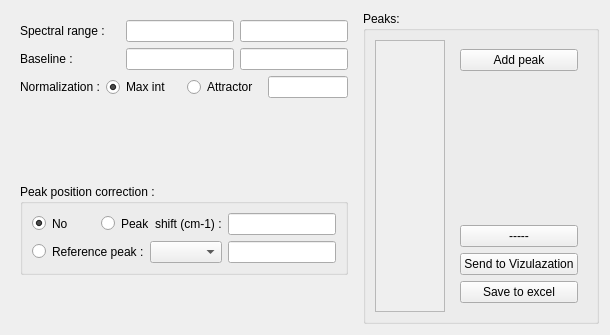
              <widget class="QWidget" name="fit_model_editor">
               <attribute name="title">
                <string>FITSPY_ model editor</string>
               </attribute>
               <layout class="QVBoxLayout" name="verticalLayout_14" stretch="0">
                <item>
                 <layout class="QHBoxLayout" name="horizontalLayout_9" stretch="0">
                  <item>
                   <widget class="QWidget" name="widget_17" native="true">
                    <layout class="QHBoxLayout" name="horizontalLayout_44" stretch="0,70">
                     <property name="leftMargin">
                      <number>0</number>
                     </property>
                     <property name="topMargin">
                      <number>0</number>
                     </property>
                     <property name="rightMargin">
                      <number>0</number>
                     </property>
                     <property name="bottomMargin">
                      <number>0</number>
                     </property>
                     <item>
                      <widget class="QWidget" name="widget_5" native="true">
                       <layout class="QVBoxLayout" name="verticalLayout_29" stretch="0,25,0,30,5,15">
                        <item>
                         <layout class="QHBoxLayout" name="horizontalLayout_50">
                          <item>
                           <widget class="QLabel" name="label_41">
                            <property name="text">
                             <string>Spectral range :</string>
                            </property>
                           </widget>
                          </item>
                          <item>
                           <widget class="QLineEdit" name="lineEdit_27">
                            <property name="sizePolicy">
                             <sizepolicy hsizetype="Fixed" vsizetype="Fixed">
                              <horstretch>0</horstretch>
                              <verstretch>0</verstretch>
                             </sizepolicy>
                            </property>
                            <property name="minimumSize">
                             <size>
                              <width>20</width>
                              <height>0</height>
                             </size>
                            </property>
                           </widget>
                          </item>
                          <item>
                           <widget class="QLineEdit" name="lineEdit_30">
                            <property name="sizePolicy">
                             <sizepolicy hsizetype="Fixed" vsizetype="Fixed">
                              <horstretch>0</horstretch>
                              <verstretch>0</verstretch>
                             </sizepolicy>
                            </property>
                            <property name="minimumSize">
                             <size>
                              <width>20</width>
                              <height>0</height>
                             </size>
                            </property>
                           </widget>
                          </item>
                         </layout>
                        </item>
                        <item>
                         <layout class="QHBoxLayout" name="horizontalLayout_57">
                          <item>
                           <widget class="QLabel" name="label_37">
                            <property name="text">
                             <string>Baseline :</string>
                            </property>
                           </widget>
                          </item>
                          <item>
                           <widget class="QLineEdit" name="lineEdit_26">
                            <property name="sizePolicy">
                             <sizepolicy hsizetype="Fixed" vsizetype="Maximum">
                              <horstretch>0</horstretch>
                              <verstretch>0</verstretch>
                             </sizepolicy>
                            </property>
                            <property name="minimumSize">
                             <size>
                              <width>10</width>
                              <height>0</height>
                             </size>
                            </property>
                           </widget>
                          </item>
                          <item>
                           <widget class="QLineEdit" name="lineEdit_18">
                            <property name="sizePolicy">
                             <sizepolicy hsizetype="Fixed" vsizetype="Fixed">
                              <horstretch>0</horstretch>
                              <verstretch>0</verstretch>
                             </sizepolicy>
                            </property>
                            <property name="minimumSize">
                             <size>
                              <width>20</width>
                              <height>0</height>
                             </size>
                            </property>
                           </widget>
                          </item>
                         </layout>
                        </item>
                        <item>
                         <layout class="QHBoxLayout" name="horizontalLayout_36">
                          <item>
                           <widget class="QLabel" name="label_33">
                            <property name="text">
                             <string>Normalization :</string>
                            </property>
                           </widget>
                          </item>
                          <item>
                           <widget class="QRadioButton" name="radioButton">
                            <property name="text">
                             <string>Max int</string>
                            </property>
                            <property name="checked">
                             <bool>true</bool>
                            </property>
                           </widget>
                          </item>
                          <item>
                           <widget class="QRadioButton" name="radioButton_4">
                            <property name="text">
                             <string>Attractor</string>
                            </property>
                           </widget>
                          </item>
                          <item>
                           <widget class="QLineEdit" name="lineEdit_3">
                            <property name="sizePolicy">
                             <sizepolicy hsizetype="Fixed" vsizetype="Fixed">
                              <horstretch>0</horstretch>
                              <verstretch>0</verstretch>
                             </sizepolicy>
                            </property>
                            <property name="minimumSize">
                             <size>
                              <width>20</width>
                              <height>0</height>
                             </size>
                            </property>
                            <property name="maximumSize">
                             <size>
                              <width>80</width>
                              <height>16777215</height>
                             </size>
                            </property>
                           </widget>
                          </item>
                         </layout>
                        </item>
                        <item>
                         <spacer name="verticalSpacer">
                          <property name="orientation">
                           <enum>Qt::Vertical</enum>
                          </property>
                          <property name="sizeHint" stdset="0">
                           <size>
                            <width>20</width>
                            <height>40</height>
                           </size>
                          </property>
                         </spacer>
                        </item>
                        <item>
                         <widget class="QGroupBox" name="groupBox_8">
                          <property name="title">
                           <string>Peak position correction :</string>
                          </property>
                          <layout class="QVBoxLayout" name="verticalLayout_28">
                           <item>
                            <layout class="QHBoxLayout" name="horizontalLayout_61" stretch="0,0,0">
                             <item>
                              <widget class="QRadioButton" name="radioButton_3">
                               <property name="sizePolicy">
                                <sizepolicy hsizetype="Maximum" vsizetype="Fixed">
                                 <horstretch>0</horstretch>
                                 <verstretch>0</verstretch>
                                </sizepolicy>
                               </property>
                               <property name="text">
                                <string/>
                               </property>
                               <property name="checked">
                                <bool>true</bool>
                               </property>
                              </widget>
                             </item>
                             <item>
                              <widget class="QLabel" name="label_45">
                               <property name="text">
                                <string>No</string>
                               </property>
                              </widget>
                             </item>
                             <item>
                              <layout class="QHBoxLayout" name="horizontalLayout_60">
                               <item>
                                <widget class="QRadioButton" name="radioButton_2">
                                 <property name="sizePolicy">
                                  <sizepolicy hsizetype="Maximum" vsizetype="Fixed">
                                   <horstretch>0</horstretch>
                                   <verstretch>0</verstretch>
                                  </sizepolicy>
                                 </property>
                                 <property name="text">
                                  <string/>
                                 </property>
                                </widget>
                               </item>
                               <item>
                                <widget class="QLabel" name="label_44">
                                 <property name="text">
                                  <string>Peak  shift (cm-1) :</string>
                                 </property>
                                </widget>
                               </item>
                               <item>
                                <widget class="QLineEdit" name="lineEdit_32">
                                 <property name="sizePolicy">
                                  <sizepolicy hsizetype="Fixed" vsizetype="Fixed">
                                   <horstretch>0</horstretch>
                                   <verstretch>0</verstretch>
                                  </sizepolicy>
                                 </property>
                                 <property name="minimumSize">
                                  <size>
                                   <width>20</width>
                                   <height>0</height>
                                  </size>
                                 </property>
                                 <property name="toolTip">
                                  <string>Type the different between experimental and theoretical values</string>
                                 </property>
                                </widget>
                               </item>
                              </layout>
                             </item>
                            </layout>
                           </item>
                           <item>
                            <spacer name="verticalSpacer_11">
                             <property name="orientation">
                              <enum>Qt::Vertical</enum>
                             </property>
                             <property name="sizeHint" stdset="0">
                              <size>
                               <width>20</width>
                               <height>40</height>
                              </size>
                             </property>
                            </spacer>
                           </item>
                           <item>
                            <layout class="QHBoxLayout" name="horizontalLayout_64">
                             <item>
                              <widget class="QRadioButton" name="radioButton_5">
                               <property name="sizePolicy">
                                <sizepolicy hsizetype="Maximum" vsizetype="Fixed">
                                 <horstretch>0</horstretch>
                                 <verstretch>0</verstretch>
                                </sizepolicy>
                               </property>
                               <property name="text">
                                <string/>
                               </property>
                              </widget>
                             </item>
                             <item>
                              <widget class="QLabel" name="label_47">
                               <property name="text">
                                <string>Reference peak :</string>
                               </property>
                              </widget>
                             </item>
                             <item>
                              <widget class="QComboBox" name="comboBox_14"/>
                             </item>
                             <item>
                              <widget class="QLineEdit" name="lineEdit_34">
                               <property name="sizePolicy">
                                <sizepolicy hsizetype="Fixed" vsizetype="Fixed">
                                 <horstretch>0</horstretch>
                                 <verstretch>0</verstretch>
                                </sizepolicy>
                               </property>
                               <property name="minimumSize">
                                <size>
                                 <width>20</width>
                                 <height>0</height>
                                </size>
                               </property>
                               <property name="toolTip">
                                <string>Type the theoretical values</string>
                               </property>
                              </widget>
                             </item>
                            </layout>
                           </item>
                          </layout>
                         </widget>
                        </item>
                        <item>
                         <spacer name="verticalSpacer_5">
                          <property name="orientation">
                           <enum>Qt::Vertical</enum>
                          </property>
                          <property name="sizeHint" stdset="0">
                           <size>
                            <width>20</width>
                            <height>40</height>
                           </size>
                          </property>
                         </spacer>
                        </item>
                       </layout>
                      </widget>
                     </item>
                     <item>
                      <widget class="QGroupBox" name="groupBox_5">
                       <property name="title">
                        <string>Peaks: </string>
                       </property>
                       <layout class="QHBoxLayout" name="horizontalLayout_26">
                        <item>
                         <widget class="QScrollArea" name="scrollArea_5">
                          <property name="widgetResizable">
                           <bool>true</bool>
                          </property>
                          <widget class="QWidget" name="scrollAreaWidgetContents_5">
                           <property name="geometry">
                            <rect>
                             <x>0</x>
                             <y>0</y>
                             <width>590</width>
                             <height>310</height>
                            </rect>
                           </property>
                          </widget>
                         </widget>
                        </item>
                        <item>
                         <widget class="QWidget" name="widget_15" native="true">
                          <layout class="QVBoxLayout" name="verticalLayout_22">
                           <item>
                            <widget class="QPushButton" name="pushButton_25">
                             <property name="text">
                              <string>Add peak</string>
                             </property>
                            </widget>
                           </item>
                           <item>
                            <spacer name="verticalSpacer_6">
                             <property name="orientation">
                              <enum>Qt::Vertical</enum>
                             </property>
                             <property name="sizeHint" stdset="0">
                              <size>
                               <width>20</width>
                               <height>40</height>
                              </size>
                             </property>
                            </spacer>
                           </item>
                           <item>
                            <spacer name="verticalSpacer_7">
                             <property name="orientation">
                              <enum>Qt::Vertical</enum>
                             </property>
                             <property name="sizeHint" stdset="0">
                              <size>
                               <width>20</width>
                               <height>40</height>
                              </size>
                             </property>
                            </spacer>
                           </item>
                           <item>
                            <widget class="QPushButton" name="btn_fit_sel_wafers">
                             <property name="text">
                              <string>-----</string>
                             </property>
                            </widget>
                           </item>
                           <item>
                            <widget class="QPushButton" name="pushButton_32">
                             <property name="sizePolicy">
                              <sizepolicy hsizetype="Minimum" vsizetype="Fixed">
                               <horstretch>0</horstretch>
                               <verstretch>0</verstretch>
                              </sizepolicy>
                             </property>
                             <property name="text">
                              <string>Send to Vizulazation</string>
                             </property>
                            </widget>
                           </item>
                           <item>
                            <widget class="QPushButton" name="pushButton_34">
                             <property name="text">
                              <string>Save to excel</string>
                             </property>
                            </widget>
                           </item>
                          </layout>
                         </widget>
                        </item>
                       </layout>
                      </widget>
                     </item>
                    </layout>
                   </widget>
                  </item>
                 </layout>
                </item>
               </layout>
              </widget>
